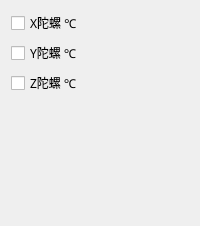
             <widget class="QWidget" name="page_14">
              <layout class="QGridLayout" name="gridLayout_32">
               <item row="2" column="0">
                <widget class="QCheckBox" name="checkBox_41">
                 <property name="font">
                  <font>
                   <family>微软雅黑</family>
                  </font>
                 </property>
                 <property name="text">
                  <string>Z陀螺 ℃</string>
                 </property>
                </widget>
               </item>
               <item row="3" column="0">
                <spacer name="verticalSpacer_15">
                 <property name="orientation">
                  <enum>Qt::Vertical</enum>
                 </property>
                 <property name="sizeHint" stdset="0">
                  <size>
                   <width>20</width>
                   <height>120</height>
                  </size>
                 </property>
                </spacer>
               </item>
               <item row="1" column="0">
                <widget class="QCheckBox" name="checkBox_43">
                 <property name="font">
                  <font>
                   <family>微软雅黑</family>
                  </font>
                 </property>
                 <property name="text">
                  <string>Y陀螺 ℃</string>
                 </property>
                </widget>
               </item>
               <item row="0" column="0">
                <widget class="QCheckBox" name="checkBox_42">
                 <property name="font">
                  <font>
                   <family>微软雅黑</family>
                  </font>
                 </property>
                 <property name="text">
                  <string>X陀螺 ℃</string>
                 </property>
                </widget>
               </item>
              </layout>
             </widget>
